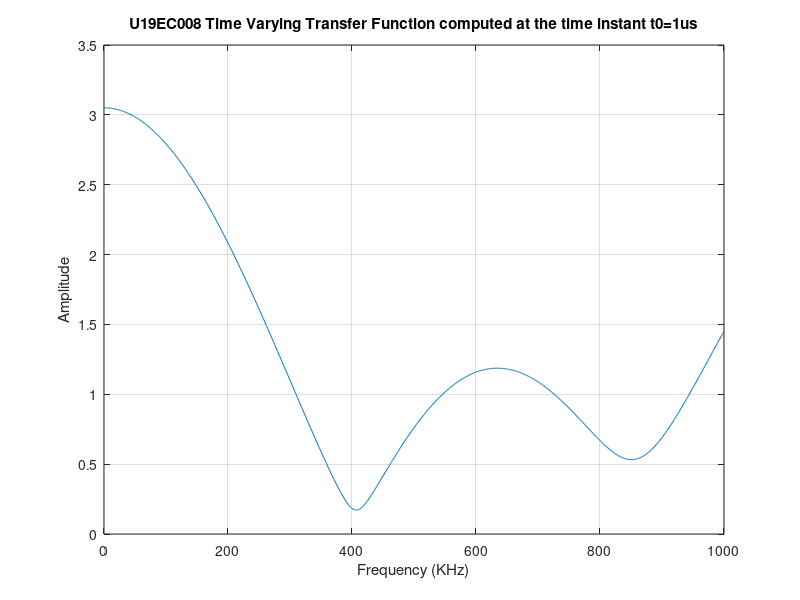

Recreate this plot in MATLAB.
% LAB4 - U19EC008
% DELAY SPREAD

clc;
clear all;
close all;

TAU0=0;
% Time Instant
t0=1;
% Number of Multipaths
nop=4;

% Attenuation of Individual Paths
BETA=[0.9575 0.9649 0.1576 0.9706];
% Rate at which the delay is changing
TAUJ=[0.9143 -0.0292 0.6006 -0.7162];

%  time varying transfer function at t0
tvtf_t0=[];

for f=0:(1/1000):1
    temp1=0;
    for p=1:1:nop
        temp1=temp1+BETA(p)*exp(-1i*2*pi*f*TAU0)*exp(-1i*2*pi*f*TAUJ(p)*t0);
    end
    tvtf_t0=[tvtf_t0 temp1];
end

figure;
plot((0:(1/1000):1)*1000,abs(tvtf_t0));
title('U19EC008 Time Varying Transfer Function computed at the time instant t0=1us')
xlim([0 1000])
xlabel('Frequency (KHz)');
ylabel('Amplitude');
grid on;

